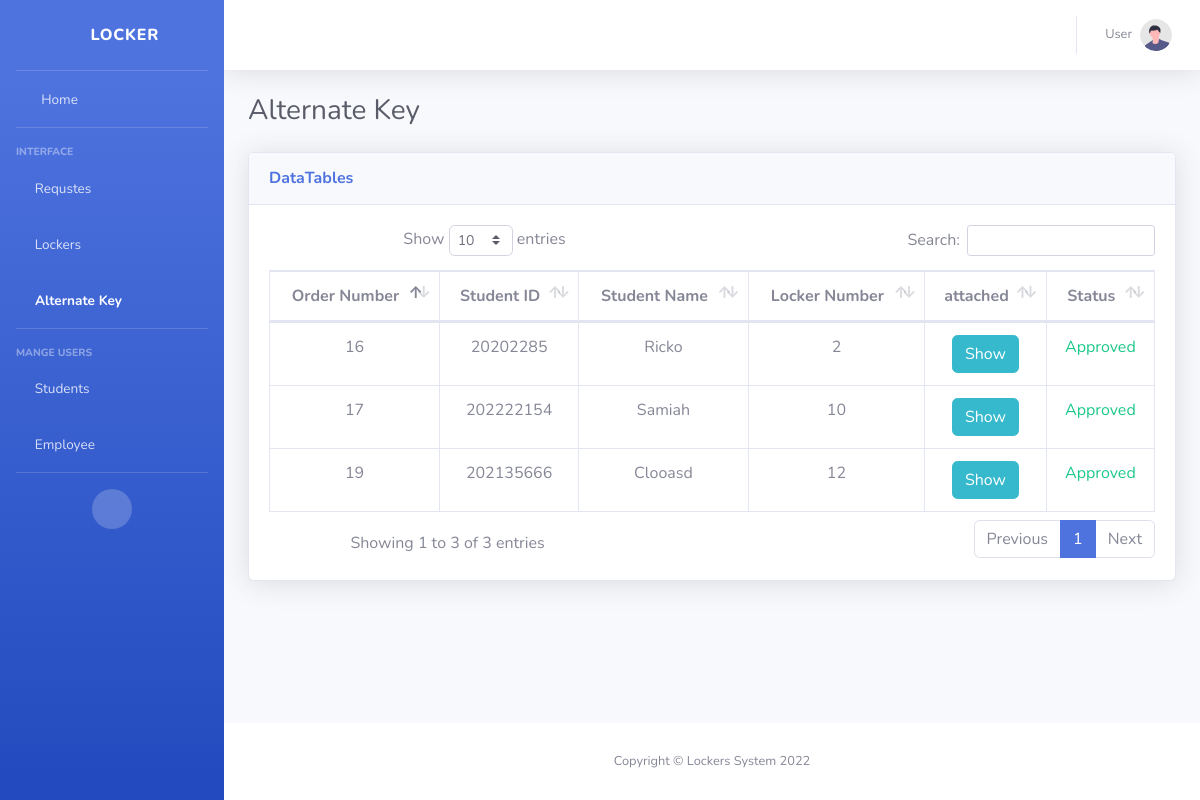
Screenshot of /app/dashboard/alternate.php (signed in) with the database file from the repository.
### tables this page shows
CREATE TABLE `booking` (
  `id` int(11) NOT NULL,
  `student_id` int(11) NOT NULL,
  `locker_id` int(11) NOT NULL,
  `employee_id` int(11) DEFAULT NULL,
  `approved` varchar(25) DEFAULT 'Pending',
  `time_on` int(25) NOT NULL,
  `alternate_key` int(11) NOT NULL DEFAULT '0',
  `attachment` varchar(225) DEFAULT NULL,
  `employee_alternate` int(11) DEFAULT NULL
);

CREATE TABLE `students` (
  `id` int(11) NOT NULL,
  `name` varchar(225) NOT NULL,
  `phone_number` varchar(225) NOT NULL,
  `student_id` varchar(225) NOT NULL,
  `password` varchar(225) NOT NULL
);

### app/dashboard/alternate.php (the view, shortened to what this page needs)
<?php
include "../inc/conf.php";
function finduserbyid($id){
    global $conn;
    $stuent = $conn->query("SELECT * FROM `students` where id = $id")->fetch();
    if(!empty($stuent)):
        return $stuent['name'];
    else:
        return "Unknown";
    endif;
}
function findsidbyid($id){
    global $conn;
    $stuent = $conn->query("SELECT * FROM `students` where id = $id")->fetch();
    if(!empty($stuent)):
        return $stuent['student_id'];
    else:
        return "Unknown";
    endif;
}
function status($arg){
    if($arg == 2){
        return  "<span class='text-success'>Approved</span>";
    }elseif($arg == 1){
        return "<span class='text-secondary'>Pending</span>";
    }
}
$booking = $conn->query("SELECT * FROM `booking` WHERE alternate_key != 0")->fetchAll();
?>
<!DOCTYPE html>
<html lang="en">
<head>
    <link href="vendor/fontawesome-free/css/all.min.css" rel="stylesheet" type="text/css">
    <link href="css/sb-admin-2.min.css" rel="stylesheet">
    <link href="vendor/datatables/dataTables.bootstrap4.min.css" rel="stylesheet">
</head>
<body id="page-top">
    <div id="wrapper">
        <?php include "header.php" ?>
        <div id="content-wrapper" class="d-flex flex-column">
            <div id="content">
                <nav class="navbar navbar-expand navbar-light bg-white topbar mb-4 static-top shadow">
                    <ul class="navbar-nav ml-auto">
                        <li class="nav-item dropdown no-arrow">
                            <a class="nav-link dropdown-toggle" href="#" id="userDropdown" role="button"
                                data-toggle="dropdown" aria-haspopup="true" aria-expanded="false">
                                <span class="mr-2 d-none d-lg-inline text-gray-600 small">User</span>
                                <img class="img-profile rounded-circle"
                                    src="img/undraw_profile.svg">
                            </a>
                        </li>
                    </ul>
                </nav>
                <div class="container-fluid">
                    <div class="d-sm-flex align-items-center justify-content-between mb-4">
                        <h1 class="h3 mb-0 text-gray-800">Alternate Key</h1>
                    </div>
            <div class="card shadow mb-4">
            <div class="card-header py-3">
              <h6 class="m-0 font-weight-bold text-primary">DataTables</h6>
            </div>
            <div class="card-body">
              <div class="table-responsive text-center" >
                <table class="table table-bordered" id="dataTable" width="100%" cellspacing="0">
                  <thead>
                    <tr>
                      <th>Order Number</th>
                      <th>Student ID</th>
                      <th>Student Name</th>
                      <th>Locker Number</th>
                      <th>attached</th>
                      <th>Status</th>
                    </tr>
                  </thead>
                  <tbody>
                      <?php
                      $i=1;
                      foreach($booking as $val):
                      ?>
                    <tr>
                      <td><?=$val['id']?></td>
                      <td><?=findsidbyid($val['student_id'])?></td>
                      <td><?=finduserbyid($val['student_id'])?></td>
                      <td><?=$val['locker_id']?></td>
                      <td><a href="../<?=$val['attachment']?>" class="btn btn-info" target="_blank">Show</a></td>
                      <td><?=status($val['alternate_key'])?></td>
                    </tr>
                    <?php $i++; endforeach; ?>
                  </tbody>
                </table>
              </div>
            </div>
          </div>
                </div>
            </div>
            <footer class="sticky-footer bg-white">
                <div class="container my-auto">
                    <div class="copyright text-center my-auto">
                        <span>Copyright &copy; Lockers System 2022</span>
                    </div>
                </div>
            </footer>
        </div>
    </div>
</body>
</html>

### rows the page displays
booking: id "16", student.student_id "20202285", student.name "Ricko", locker "2", alternate_key "Approved"
booking: id "17", student.student_id "202222154", student.name "Samiah", locker "10", alternate_key "Approved"
booking: id "19", student.student_id "202135666", student.name "Clooasd", locker "12", alternate_key "Approved"
